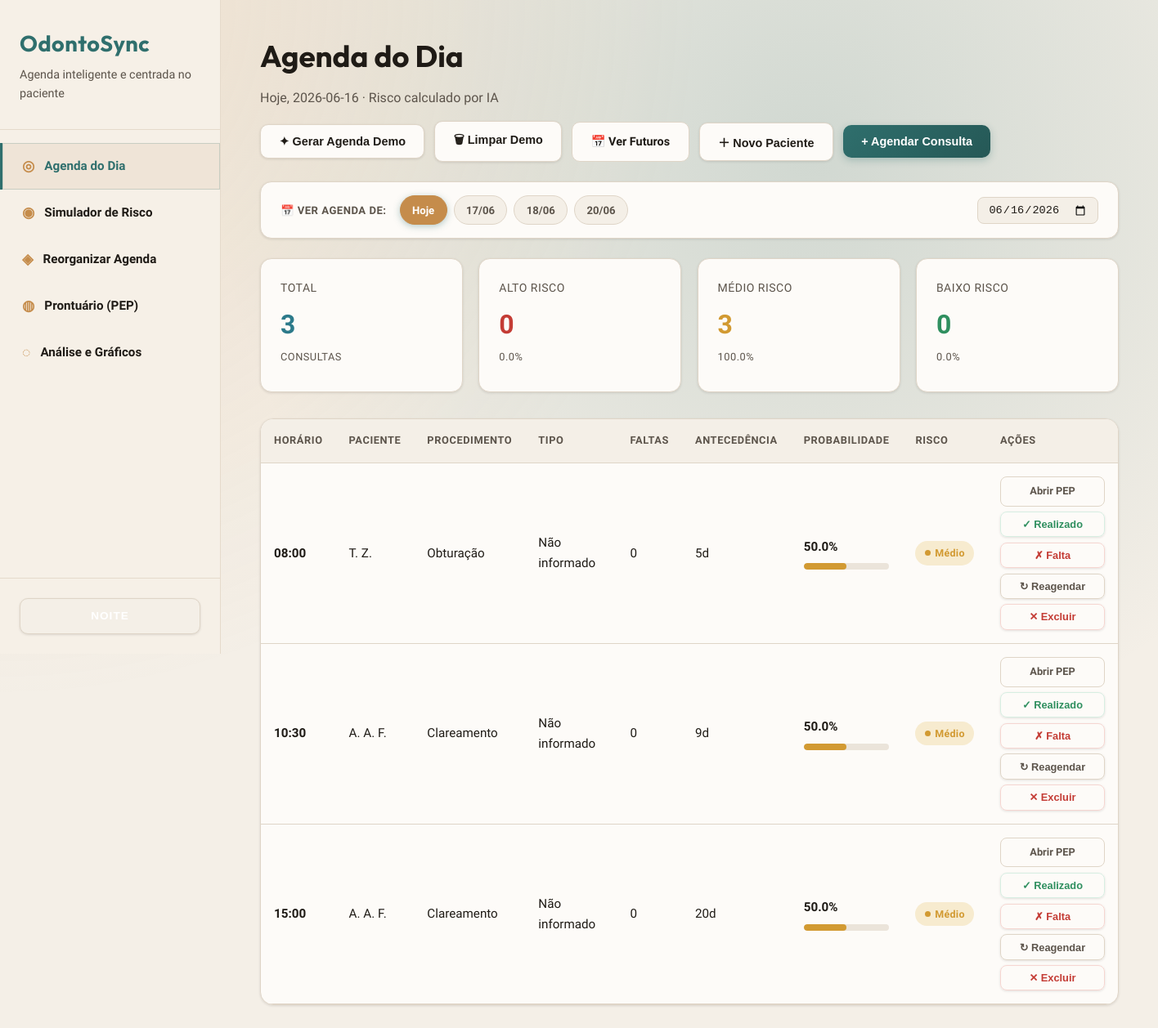
The page / on the database its author committed.
### tables this page shows
CREATE TABLE pacientes (
            id TEXT PRIMARY KEY,
            nome TEXT NOT NULL,
            faixa_etaria TEXT NOT NULL,
            tipo_pagamento TEXT NOT NULL,
            faltas_anteriores INTEGER DEFAULT 0,
            taxa_historica REAL DEFAULT 0.0,
            tempo_como_paciente INTEGER DEFAULT 0,
            created_at TIMESTAMP DEFAULT CURRENT_TIMESTAMP,
            updated_at TIMESTAMP DEFAULT CURRENT_TIMESTAMP
        , fumante INTEGER DEFAULT 0, doenca_cronica INTEGER DEFAULT 0, complexidade_tratamento TEXT DEFAULT 'Baixa', photo_url TEXT);

### app/routes/agenda.py (the view, shortened to what this page needs)
@bp.route('/')
def index():
    hoje = datetime.now().strftime('%Y-%m-%d')
    data_param = request.args.get('data', '').strip()
    if data_param:
        data_referencia = data_param
    else:
        data_referencia = hoje
    consultas = get_consultas_do_dia(data_referencia)
    if not consultas and not data_param:
        data_disponivel = get_data_referencia_consultas(hoje)
        if data_disponivel:
            data_referencia = data_disponivel
            consultas = get_consultas_do_dia(data_referencia)
    datas_disponiveis = get_datas_com_consultas(hoje)
    consultas_com_risco, stats = _calcular_risco_consultas(consultas)
    return render_template(
        'agenda.html',
        consultas=consultas_com_risco,
        stats=stats,
        data=data_referencia,
        data_selecionada=data_referencia,
        hoje=hoje,
        datas_disponiveis=datas_disponiveis,
        active_page='agenda'
    )

### app/ml/inferencia.py (called while the page is built)
def carregar_modelo():
    global _modelo, _encoders
    if _modelo is None or _encoders is None:
        if not os.path.exists(Config.MODELO_PATH):
            raise FileNotFoundError(
                f"Modelo não encontrado em {Config.MODELO_PATH}. "
                "Execute primeiro: python -m app.ml.treinar"
            )
        _modelo = joblib.load(Config.MODELO_PATH)
        _encoders = joblib.load(Config.ENCODERS_PATH)
        print("[OK] Modelo e encoders carregados")
    return _modelo, _encoders

def prever_e_classificar(dados_consulta):
    probabilidade = prever_risco(dados_consulta)
    categoria, cor = classificar_risco(probabilidade)
    recomendacao = recomendar_acao(probabilidade, categoria)
    return {
        'probabilidade': round(probabilidade * 100, 1),  # Converter para %
        'probabilidade_decimal': probabilidade,
        'categoria': categoria,
        'cor': cor,
        'recomendacao': recomendacao
    }

### app/models/database.py (called while the page is built, shortened)
def _ensure_schema(conn):
    global _schema_checked
    if _schema_checked:
        return

def get_connection():
    conn = sqlite3.connect(Config.DATABASE_PATH)
    conn.row_factory = sqlite3.Row  # Permite acessar colunas por nome
    _ensure_schema(conn)
    return conn

def get_consultas_do_dia(data):
    conn = get_connection()
    cursor = conn.cursor()
    cursor.execute('''
        SELECT c.*, p.nome, p.faixa_etaria, p.tipo_pagamento, p.faltas_anteriores,
               p.taxa_historica, p.tempo_como_paciente,
               p.fumante, p.doenca_cronica, p.complexidade_tratamento, p.photo_url
        FROM consultas c
        JOIN pacientes p ON c.paciente_id = p.id
        WHERE c.data = ? AND c.status_atendimento IS NULL
        ORDER BY c.horario
    ''', (data,))
    consultas = cursor.fetchall()
    conn.close()
    return consultas

def get_datas_com_consultas(data_inicio=None):
    conn = get_connection()
    cursor = conn.cursor()
    if data_inicio:
        cursor.execute(
            'SELECT DISTINCT data FROM consultas WHERE data >= ? ORDER BY data ASC LIMIT 60',
            (data_inicio,)
        )
    else:
        cursor.execute('SELECT DISTINCT data FROM consultas ORDER BY data ASC LIMIT 60')
    rows = cursor.fetchall()
    conn.close()
    return [r['data'] for r in rows]

### app/templates/agenda.html (shortened to what this page needs)
{% extends "base.html" %}
{% block content %}
<div class="agenda-toolbar">
  <div class="page-header" style="margin-bottom:0">
    <h1 class="page-title">Agenda do Dia</h1>
    <p class="page-subtitle">
      {% if data_selecionada == hoje %}
        Hoje, {{ data }} · Risco calculado por IA
      {% else %}
        {{ data }} · Agenda futura · Risco calculado por IA
      {% endif %}
    </p>
  </div>
  <div class="toolbar-actions">
    <button class="btn-secondary" id="btn-gerar-ficticia" onclick="abrirModalDemoData()">
      ✦ Gerar Agenda Demo
    </button>
    <button class="btn-secondary" id="btn-limpar-demo" onclick="limparPacientesDemo()" title="Remover todas as consultas e pacientes demo">
      🗑 Limpar Demo
    </button>
    <a href="/agendamentos-futuros" class="btn-secondary">
      📅 Ver Futuros
    </a>
    <button class="btn-secondary" onclick="abrirModalCriarPaciente()">
      ＋ Novo Paciente
    </button>
    <button class="btn-primary" onclick="abrirModalAgendar()">
      + Agendar Consulta
    </button>
  </div>
</div>
<div class="date-nav">
  <label>📅 Ver agenda de:</label>
  <div class="date-chips">
    <a href="/" class="date-chip hoje-chip {% if data_selecionada == hoje %}active{% endif %}">Hoje</a>
    {% for d in datas_disponiveis %}
      {% if d != hoje %}
        <a href="/?data={{ d }}" class="date-chip {% if data_selecionada == d %}active{% endif %}">
          {{ d[8:10] }}/{{ d[5:7] }}
        </a>
      {% endif %}
    {% endfor %}
  </div>
  <div class="date-picker-wrap">
    <input type="date" id="date-custom-pick" value="{{ data_selecionada }}"
           onchange="if(this.value) window.location='/?data='+this.value"
           title="Ir para data específica">
  </div>
</div>
<div class="stats-grid">
  <div class="stat-card info">
    <div class="stat-label">Total</div>
    <div class="stat-value">{{ stats.total }}</div>
    {% if stats.total > 0 %}<div class="stat-label">consultas</div>{% endif %}
  </div>
  <div class="stat-card danger">
    <div class="stat-label">Alto Risco</div>
    <div class="stat-value">{{ stats.alto_risco }}</div>
    {% if stats.total > 0 %}<div class="stat-label">{{ ((stats.alto_risco / stats.total) * 100) | round(1) }}%</div>{% endif %}
  </div>
  <div class="stat-card warning">
    <div class="stat-label">Médio Risco</div>
    <div class="stat-value">{{ stats.medio_risco }}</div>
    {% if stats.total > 0 %}<div class="stat-label">{{ ((stats.medio_risco / stats.total) * 100) | round(1) }}%</div>{% endif %}
  </div>
  <div class="stat-card success">
    <div class="stat-label">Baixo Risco</div>
    <div class="stat-value">{{ stats.baixo_risco }}</div>
    {% if stats.total > 0 %}<div class="stat-label">{{ ((stats.baixo_risco / stats.total) * 100) | round(1) }}%</div>{% endif %}
  </div>
</div>
{% if consultas %}
<div class="table-container">
  <table>
    <thead>
      <tr>
        <th>Horário</th>
        <th>Paciente</th>
        <th>Procedimento</th>
        <th>Tipo</th>
        <th>Faltas</th>
        <th>Antecedência</th>
        <th class="risco-cell">Probabilidade</th>
        <th>Risco</th>
        <th class="action-cell">Ações</th>
      </tr>
    </thead>
    <tbody>
      {% for c in consultas %}
      <tr id="consulta-row-{{ c.id }}">
        <td>
          <strong>{{ c.horario }}</strong>
        </td>
        <td>{{ c.nome }}</td>
        <td>{{ c.procedimento }}</td>
        <td>{{ c.tipo_pagamento }}</td>
        <td>{{ c.faltas_anteriores }}</td>
        <td>{{ c.antecedencia_dias }}d</td>
        <td class="risco-cell">
          <strong>{{ c.risco.probabilidade }}%</strong>
          <div class="progress-bar">
            <div class="progress-fill {{ c.risco.cor }}"
                 style="width: {{ c.risco.probabilidade }}%"></div>
          </div>
        </td>
        <td>
          <span class="risk-chip {{ c.risco.cor }}">
            <span class="risk-dot"></span>{{ c.risco.categoria }}
          </span>
        </td>
        <td class="action-cell">
          <div class="action-group">
            <a href="/prontuario/{{ c.paciente_id }}"
               class="action-btn ghost">Abrir PEP</a>
            <button class="action-btn success-ghost"
                    onclick="registrarDesfecho({{ c.id }}, 'Realizado')">
              ✓ Realizado
            </button>
            <button class="action-btn danger-ghost"
                    onclick="registrarDesfecho({{ c.id }}, 'Falta')">
              ✗ Falta
            </button>
            <button class="action-btn ghost"
                    onclick="buscarReagendamento({{ c.id }})">
              ↻ Reagendar
            </button>
            <button class="action-btn danger-ghost"
                    onclick="excluirConsulta({{ c.id }})">
              ✕ Excluir
            </button>
          </div>
        </td>
      </tr>
      {% endfor %}
    </tbody>
  </table>
</div>
{% endif %}
{% endblock %}

### app/static/css/style.css (style rules this page uses)
:root { --bg-primary: #fdfbf8; --bg-secondary: #f4efe7; --bg-tertiary: #ebe4da; --text-primary: #1f1b16; --text-secondary: #5c544b; --border-color: #dfd5c7; --accent-primary: #2f6f6d; --accent-hover: #255856; --accent-secondary: #c58c4b; --danger: #c43c35; --danger-bg: #f6d6d1; --warning: #d29a32; --warning-bg: #f7ebcf; --success: #2f8f5f; --success-bg: #d7eee2; --info: #2c7a8a; --info-bg: #d4ecf0; --sidebar-bg: #f6f0e7; --sidebar-border: #e5dacb; --sidebar-text: var(--text-primary); --sidebar-hover: #efe4d7; --shadow-sm: 0 1px 3px rgba(31, 27, 22, 0.12); --shadow-md: 0 8px 16px rgba(31, 27, 22, 0.12); --shadow-lg: 0 16px 32px rgba(31, 27, 22, 0.16); --font-heading: 'Outfit', 'Helvetica Neue', Arial, sans-serif; --font-body: 'Source Sans 3', 'Helvetica Neue', Arial, sans-serif; --font-mono: 'Outfit', monospace; --transition: color 0.2s ease, background-color 0.2s ease, border-color 0.2s ease, box-shadow 0.2s ease, transform 0.2s ease; }
* { margin: 0; padding: 0; box-sizing: border-box; }
body { font-family: var(--font-body); background-color: var(--bg-secondary); color: var(--text-primary); line-height: 1.6; display: flex; min-height: 100vh; transition: background-color 0.2s ease, color 0.2s ease; background-image: radial-gradient(circle at top left, rgba(197, 140, 75, 0.18), transparent 45%), radial-gradient(circle at 70% 15%, rgba(47, 111, 109, 0.18), transparent 50%); }
.page-header { margin-bottom: 2rem; }
.page-title { font-size: 2.3rem; font-weight: 700; color: var(--text-primary); margin-bottom: 0.5rem; font-family: var(--font-heading); }
.page-subtitle { font-size: 1rem; color: var(--text-secondary); }
.stats-grid { display: grid; grid-template-columns: repeat(auto-fit, minmax(210px, 1fr)); gap: 1.2rem; margin-bottom: 2rem; }
.stat-card { background-color: var(--bg-primary); padding: 1.5rem; border-radius: 14px; border: 1px solid var(--border-color); box-shadow: var(--shadow-sm); transition: var(--transition); position: relative; overflow: hidden; }
.stat-card::after { content: ''; position: absolute; inset: 0; background: linear-gradient(120deg, transparent, rgba(47, 111, 109, 0.08)); opacity: 0; transition: opacity 0.2s ease; }
.stat-label { font-size: 0.875rem; color: var(--text-secondary); font-weight: 500; text-transform: uppercase; letter-spacing: 0.5px; margin-bottom: 0.5rem; }
.stat-card .stat-label:last-child { margin-top: 0.25rem; font-size: 0.8rem; }
.stat-value { font-size: 2rem; font-weight: 700; color: var(--text-primary); }
.stat-card.danger .stat-value { color: var(--danger); }
.stat-card.warning .stat-value { color: var(--warning); }
.stat-card.success .stat-value { color: var(--success); }
.stat-card.info .stat-value { color: var(--info); }
.table-container { background-color: var(--bg-primary); border-radius: 16px; border: 1px solid var(--border-color); overflow: hidden; box-shadow: var(--shadow-sm); }
table { width: 100%; border-collapse: collapse; }
thead { background-color: var(--bg-secondary); border-bottom: 1px solid var(--border-color); }
th { padding: 1rem; text-align: left; font-weight: 700; font-size: 0.8rem; color: var(--text-secondary); text-transform: uppercase; letter-spacing: 0.6px; }
td { padding: 1rem; border-bottom: 1px solid var(--border-color); color: var(--text-primary); font-size: 0.95rem; }
tbody tr { transition: var(--transition); }
.progress-bar { height: 8px; background-color: var(--bg-tertiary); border-radius: 4px; overflow: hidden; margin-top: 0.5rem; }
.progress-fill { height: 100%; border-radius: 4px; transition: width 0.5s ease; }
.progress-fill.warning { background-color: var(--warning); }
label { display: block; font-size: 0.875rem; font-weight: 600; color: var(--text-primary); margin-bottom: 0.5rem; }
button { padding: 0.9rem 2rem; background-color: var(--accent-primary); color: white; border: none; border-radius: 10px; font-size: 0.95rem; font-weight: 600; cursor: pointer; transition: var(--transition); box-shadow: var(--shadow-sm); }
.page-header { animation: rise-in 0.5s ease both; }
.stats-grid .stat-card, .cards-grid .card, .table-container, .result-card, .form-container, .grafico { animation: rise-in 0.5s ease both; }
.stats-grid .stat-card:nth-child(1) { animation-delay: 0.05s; }
.stats-grid .stat-card:nth-child(2) { animation-delay: 0.1s; }
.stats-grid .stat-card:nth-child(3) { animation-delay: 0.15s; }
.stats-grid .stat-card:nth-child(4) { animation-delay: 0.2s; }

### rows shown on the page
pacientes: horario "08:00", nome "T. Z.", procedimento "Obturação", tipo_pagamento "Não informado", faltas_anteriores "0", antecedencia_dias "5", risco.probabilidade "50.0", risco.categoria "Médio"
pacientes: horario "10:30", nome "A. A. F.", procedimento "Clareamento", tipo_pagamento "Não informado", faltas_anteriores "0", antecedencia_dias "9", risco.probabilidade "50.0", risco.categoria "Médio", horario "15:00", antecedencia_dias "20"

### other values the page prints
{{ data }} "2026-06-16"
{{ d[8:10] }} "17" "18" "20"
{{ d[5:7] }} "06" "06" "06"
{{ stats.total }} "3"
{{ stats.alto_risco }} "0"
{{ ((stats.alto_risco / stats.total) * 100) | round(1) }} "0.0"
{{ stats.medio_risco }} "3"
{{ ((stats.medio_risco / stats.total) * 100) | round(1) }} "100.0"
{{ stats.baixo_risco }} "0"
{{ ((stats.baixo_risco / stats.total) * 100) | round(1) }} "0.0"
